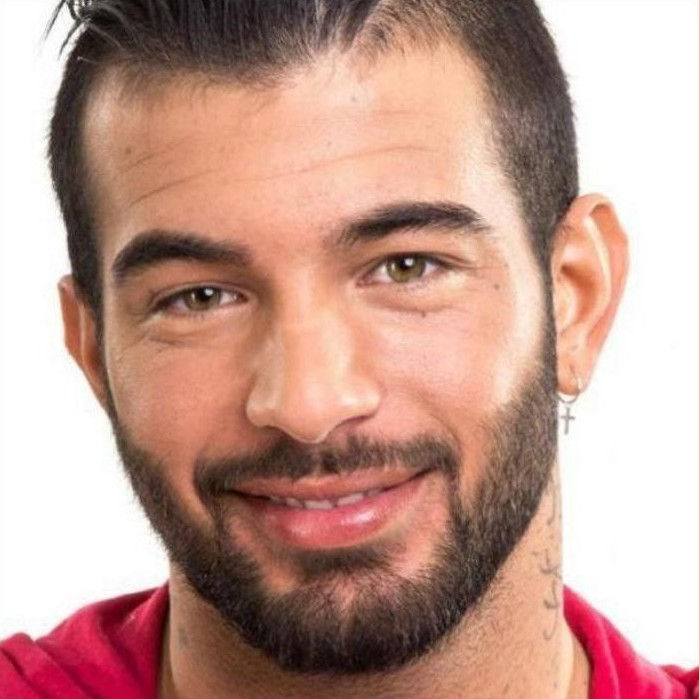
#> input picture 2.jpg, 699 x 699 px
$ python data_try.py
#> lines starting #> are read from the running program, lines starting #| are printed output that depends on the picture; long printed decimals are rounded
import matplotlib.pyplot as plt
from PIL import Image
import numpy as np
import math

if __name__ == '__main__':
    img1 = Image.open('./2.jpg').convert("L")
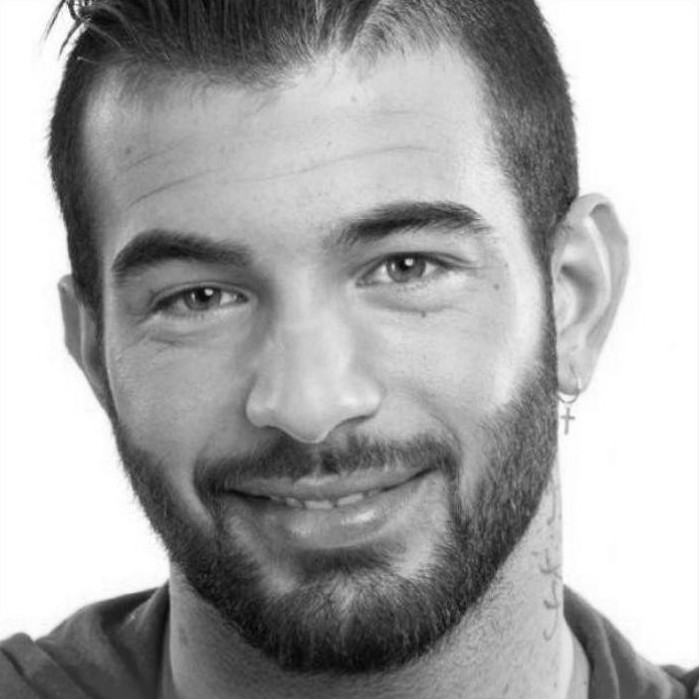
#> img1: PIL image 699x699 L; min 1, max 255, mean 165.1
    mean = np.mean(img1)
#> mean = 165.1
    gamma_val = math.log10(0.5) / math.log10(mean / 255)  # 公式计算gamma
#> gamma_val = 1.59
    print(gamma_val)
#| 1.594
    img1 = np.array(img1)
    print(img1)
#> (printed output is left out)
    fI =img1 / 255.0
    gamma = 0.8
    Oc = np.power(fI, gamma_val)
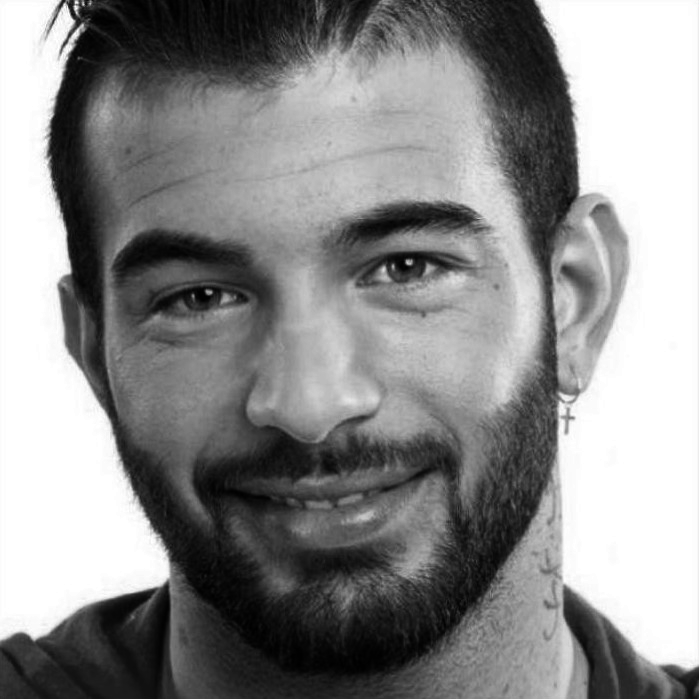
#> Oc: shape (699, 699) float64; min 0.000146, max 1, mean 0.548
    data = Oc * 255.0
    print(data.dtype)
#| float64
    img = Image.fromarray(data.astype('uint8')).convert("L")
    print(img)
#| <PIL.Image.Image image mode=L size=699x699 at 0x7FF25622DF10>
    img.save("./test.jpg")
